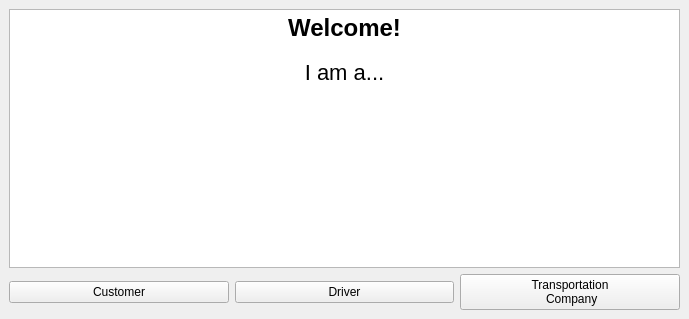
    <widget class="QWidget" name="welcomeScreen">
     <widget class="QWidget" name="layoutWidget">
      <property name="geometry">
       <rect>
        <x>9</x>
        <y>9</y>
        <width>671</width>
        <height>301</height>
       </rect>
      </property>
      <layout class="QVBoxLayout" name="verticalLayout_3">
       <item>
        <widget class="QTextBrowser" name="textBrowser">
         <property name="html">
          <string>&lt;!DOCTYPE HTML PUBLIC &quot;-//W3C//DTD HTML 4.0//EN&quot; &quot;http://www.w3.org/TR/REC-html40/strict.dtd&quot;&gt;
&lt;html&gt;&lt;head&gt;&lt;meta name=&quot;qrichtext&quot; content=&quot;1&quot; /&gt;&lt;meta charset=&quot;utf-8&quot; /&gt;&lt;style type=&quot;text/css&quot;&gt;
p, li { white-space: pre-wrap; }
&lt;/style&gt;&lt;/head&gt;&lt;body style=&quot; font-family:'Ubuntu'; font-size:11pt; font-weight:400; font-style:normal;&quot;&gt;
&lt;h1 align=&quot;center&quot; style=&quot; margin-top:0px; margin-bottom:0px; margin-left:0px; margin-right:0px; -qt-block-indent:0; text-indent:0px;&quot;&gt;&lt;span style=&quot; font-size:xx-large; font-weight:600;&quot;&gt;Welcome!&lt;/span&gt;&lt;/h1&gt;
&lt;p style=&quot;-qt-paragraph-type:empty; margin-top:0px; margin-bottom:0px; margin-left:0px; margin-right:0px; -qt-block-indent:0; text-indent:0px;&quot;&gt;&lt;br /&gt;&lt;/p&gt;
&lt;p align=&quot;center&quot; style=&quot; margin-top:0px; margin-bottom:0px; margin-left:0px; margin-right:0px; -qt-block-indent:0; text-indent:0px;&quot;&gt;&lt;span style=&quot; font-size:22px;&quot;&gt;I am a...&lt;/span&gt;&lt;/p&gt;&lt;/body&gt;&lt;/html&gt;</string>
         </property>
        </widget>
       </item>
       <item>
        <layout class="QHBoxLayout" name="horizontalLayout_2">
         <item>
          <widget class="QPushButton" name="selectCustomer">
           <property name="text">
            <string>Customer</string>
           </property>
          </widget>
         </item>
         <item>
          <widget class="QPushButton" name="selectDriver">
           <property name="text">
            <string>Driver</string>
           </property>
          </widget>
         </item>
         <item>
          <widget class="QPushButton" name="selectTransport">
           <property name="text">
            <string>Transportation 
 Company</string>
           </property>
          </widget>
         </item>
        </layout>
       </item>
      </layout>
     </widget>
    </widget>
